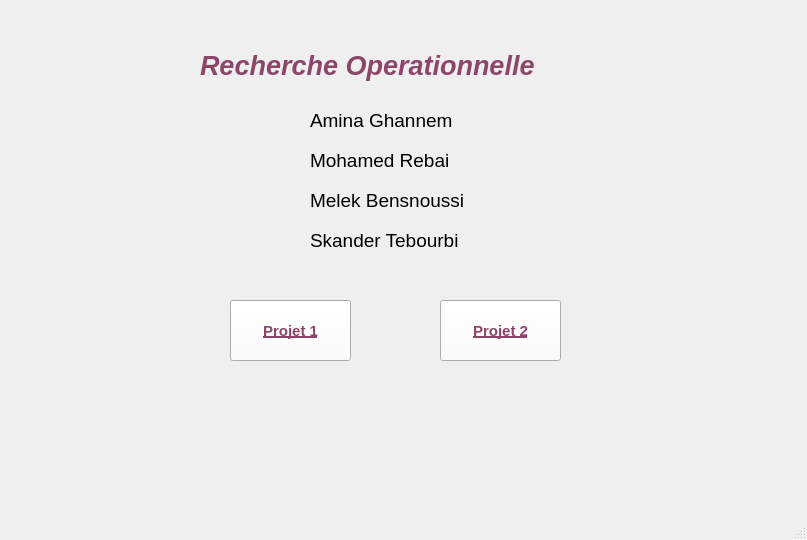
<?xml version="1.0" encoding="UTF-8"?>
<ui version="4.0">
 <class>Window</class>
 <widget class="QMainWindow" name="Window">
  <property name="geometry">
   <rect>
    <x>0</x>
    <y>0</y>
    <width>807</width>
    <height>540</height>
   </rect>
  </property>
  <property name="palette">
   <palette>
    <active>
     <colorrole role="Button">
      <brush brushstyle="SolidPattern">
       <color alpha="255">
        <red>255</red>
        <green>255</green>
        <blue>255</blue>
       </color>
      </brush>
     </colorrole>
     <colorrole role="ButtonText">
      <brush brushstyle="SolidPattern">
       <color alpha="255">
        <red>140</red>
        <green>70</green>
        <blue>105</blue>
       </color>
      </brush>
     </colorrole>
    </active>
    <inactive>
     <colorrole role="Button">
      <brush brushstyle="SolidPattern">
       <color alpha="255">
        <red>255</red>
        <green>255</green>
        <blue>255</blue>
       </color>
      </brush>
     </colorrole>
     <colorrole role="ButtonText">
      <brush brushstyle="SolidPattern">
       <color alpha="255">
        <red>140</red>
        <green>70</green>
        <blue>105</blue>
       </color>
      </brush>
     </colorrole>
    </inactive>
    <disabled>
     <colorrole role="Button">
      <brush brushstyle="SolidPattern">
       <color alpha="255">
        <red>255</red>
        <green>255</green>
        <blue>255</blue>
       </color>
      </brush>
     </colorrole>
    </disabled>
   </palette>
  </property>
  <property name="windowTitle">
   <string>Window</string>
  </property>
  <widget class="QWidget" name="centralwidget">
   <widget class="QPushButton" name="button1">
    <property name="geometry">
     <rect>
      <x>230</x>
      <y>300</y>
      <width>121</width>
      <height>61</height>
     </rect>
    </property>
    <property name="font">
     <font>
      <pointsize>11</pointsize>
      <bold>true</bold>
      <underline>true</underline>
     </font>
    </property>
    <property name="text">
     <string>Projet 1</string>
    </property>
   </widget>
   <widget class="QPushButton" name="button2">
    <property name="geometry">
     <rect>
      <x>440</x>
      <y>300</y>
      <width>121</width>
      <height>61</height>
     </rect>
    </property>
    <property name="font">
     <font>
      <pointsize>11</pointsize>
      <bold>true</bold>
      <underline>true</underline>
     </font>
    </property>
    <property name="text">
     <string>Projet 2</string>
    </property>
   </widget>
   <widget class="QLabel" name="title">
    <property name="enabled">
     <bool>true</bool>
    </property>
    <property name="geometry">
     <rect>
      <x>200</x>
      <y>40</y>
      <width>471</width>
      <height>51</height>
     </rect>
    </property>
    <property name="palette">
     <palette>
      <active>
       <colorrole role="WindowText">
        <brush brushstyle="SolidPattern">
         <color alpha="255">
          <red>140</red>
          <green>70</green>
          <blue>105</blue>
         </color>
        </brush>
       </colorrole>
       <colorrole role="Text">
        <brush brushstyle="SolidPattern">
         <color alpha="255">
          <red>140</red>
          <green>70</green>
          <blue>105</blue>
         </color>
        </brush>
       </colorrole>
      </active>
      <inactive>
       <colorrole role="WindowText">
        <brush brushstyle="SolidPattern">
         <color alpha="255">
          <red>140</red>
          <green>70</green>
          <blue>105</blue>
         </color>
        </brush>
       </colorrole>
       <colorrole role="Text">
        <brush brushstyle="SolidPattern">
         <color alpha="255">
          <red>140</red>
          <green>70</green>
          <blue>105</blue>
         </color>
        </brush>
       </colorrole>
      </inactive>
      <disabled/>
     </palette>
    </property>
    <property name="font">
     <font>
      <pointsize>20</pointsize>
      <italic>true</italic>
      <bold>true</bold>
     </font>
    </property>
    <property name="text">
     <string>Recherche Operationnelle</string>
    </property>
   </widget>
   <widget class="QLabel" name="label1">
    <property name="geometry">
     <rect>
      <x>310</x>
      <y>110</y>
      <width>211</width>
      <height>20</height>
     </rect>
    </property>
    <property name="font">
     <font>
      <pointsize>14</pointsize>
     </font>
    </property>
    <property name="text">
     <string>Amina Ghannem</string>
    </property>
   </widget>
   <widget class="QLabel" name="label2">
    <property name="geometry">
     <rect>
      <x>310</x>
      <y>150</y>
      <width>181</width>
      <height>20</height>
     </rect>
    </property>
    <property name="font">
     <font>
      <pointsize>14</pointsize>
     </font>
    </property>
    <property name="text">
     <string>Mohamed Rebai</string>
    </property>
   </widget>
   <widget class="QLabel" name="label3">
    <property name="geometry">
     <rect>
      <x>310</x>
      <y>190</y>
      <width>201</width>
      <height>20</height>
     </rect>
    </property>
    <property name="font">
     <font>
      <pointsize>14</pointsize>
     </font>
    </property>
    <property name="text">
     <string>Melek Bensnoussi</string>
    </property>
   </widget>
   <widget class="QLabel" name="label4">
    <property name="geometry">
     <rect>
      <x>310</x>
      <y>230</y>
      <width>191</width>
      <height>20</height>
     </rect>
    </property>
    <property name="font">
     <font>
      <pointsize>14</pointsize>
     </font>
    </property>
    <property name="text">
     <string>Skander Tebourbi</string>
    </property>
   </widget>
  </widget>
  <widget class="QMenuBar" name="menubar">
   <property name="geometry">
    <rect>
     <x>0</x>
     <y>0</y>
     <width>807</width>
     <height>25</height>
    </rect>
   </property>
  </widget>
  <widget class="QStatusBar" name="statusbar"/>
 </widget>
 <resources/>
 <connections/>
</ui>
